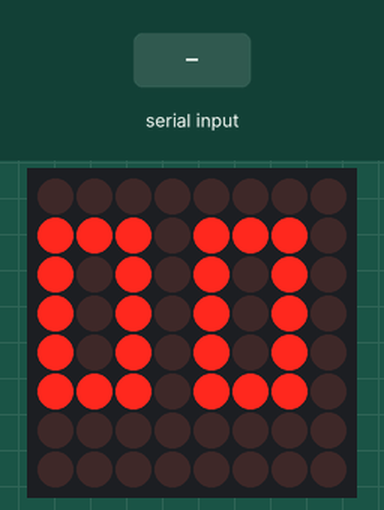
Simulated run of this sketch. Board: Arduino Uno, built with avr-gcc and run on an emulated ATmega328P. Shown: 8×8 LED matrix. Wiring (inferred from the names in the program): LED matrix (orientation assumed): rows pin 2, pin 3, pin 4, pin 5, pin 17, pin 16, pin 15, pin 14; columns pin 6, pin 7, pin 8, pin 9, pin 10, pin 11, pin 12, pin 13. The inputs (shaded band) are chosen by the test bench. Random numbers use the default seed unless the sketch sets one.

Above: at 1.3 s.
1.4 s: "0" received over Serial
At 1.88 s:
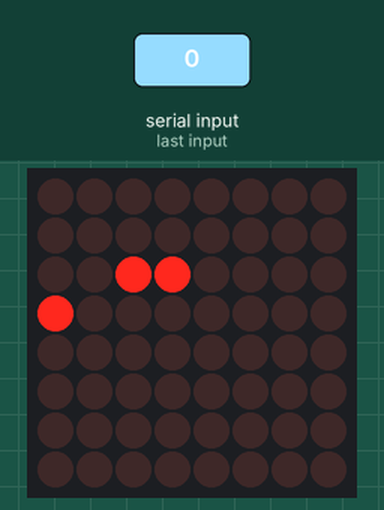
3.4 s: "1" received over Serial
At 3.78 s:
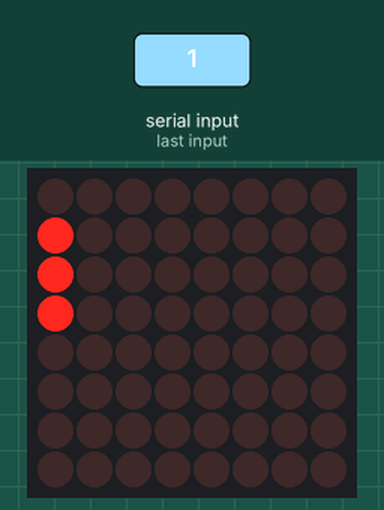
5.3 s: "2" received over Serial
At 5.66 s:
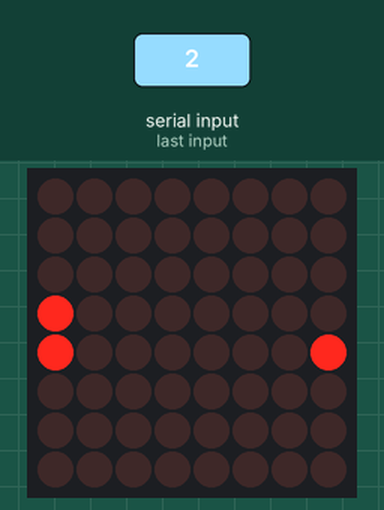
7.2 s: "3" received over Serial
At 7.54 s:
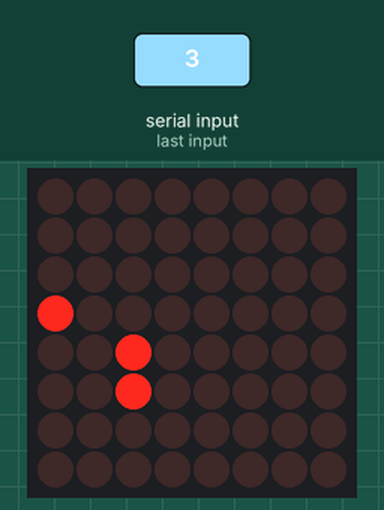
9.1 s: "4" received over Serial
At 9.62 s:
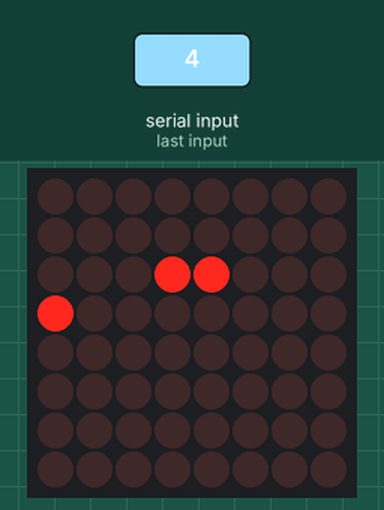
12.1 s: "1" received over Serial
At 12.56 s:
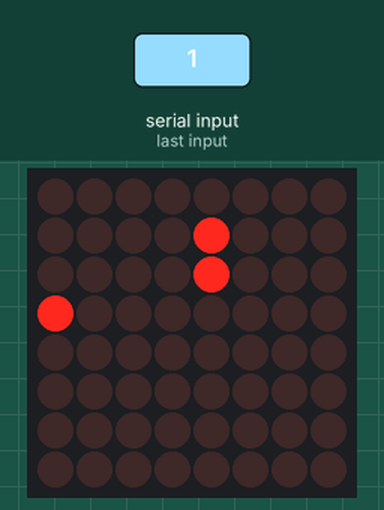

The sketch:

Snake.ino
```cpp
//
// LED Matrix Snake Game
// Author: Thomas Hart
//

/**
 * Directions the snake can move.
 */
enum Direction {
  UP = 1,
  LEFT = 2,
  DOWN = 3,
  RIGHT = 4
};

/**
 * Represents one segment of the snake used for the game.
 */
struct SnakeSegment {
  SnakeSegment *next;
  SnakeSegment *previous;
  int x;
  int y;
  int dir;
};

SnakeSegment *head;
SnakeSegment *tail;

const int rows[8] = {2,3,4,5,17,16,15,14};
const int cols[8] = {6,7,8,9,10,11,12,13};

bool board[8][8] = {{0,0,0,0,0,0,0,0},
                    {0,0,0,0,0,0,0,0},
                    {0,0,0,0,0,0,0,0},
                    {0,0,0,0,0,0,0,0},
                    {0,0,0,0,0,0,0,0},
                    {0,0,0,0,0,0,0,0},
                    {0,0,0,0,0,0,0,0},
                    {0,0,0,0,0,0,0,0}};

const bool digits[10][5][3] = {{{1,1,1},
                         {1,0,1},
                         {1,0,1},
                         {1,0,1},
                         {1,1,1}},
                        {{0,0,1},
                         {0,0,1},
                         {0,0,1},
                         {0,0,1},
                         {0,0,1}},
                        {{1,1,1},
                         {0,0,1},
                         {1,1,1},
                         {1,0,0},
                         {1,1,1}},
                        {{1,1,1},
                         {0,0,1},
                         {1,1,1},
                         {0,0,1},
                         {1,1,1}},
                        {{1,0,1},
                         {1,0,1},
                         {1,1,1},
                         {0,0,1},
                         {0,0,1}},
                        {{1,1,1},
                         {1,0,0},
                         {1,1,1},
                         {0,0,1},
                         {1,1,1}},
                        {{1,1,1},
                         {1,0,0},
                         {1,1,1},
                         {1,0,1},
                         {1,1,1}},
                        {{1,1,1},
                         {0,0,1},
                         {0,0,1},
                         {0,0,1},
                         {0,0,1}},
                        {{1,1,1},
                         {1,0,1},
                         {1,1,1},
                         {1,0,1},
                         {1,1,1}},
                        {{1,1,1},
                         {1,0,1},
                         {1,1,1},
                         {0,0,1},
                         {1,1,1}}};

bool playing = 0;
bool food_status = 0;
bool show_food = 1;

int dir = RIGHT;
int score = 0;
int food_x;
int food_y;

/**
 * Resets board to initial state to allow the game to be played multiple times.
 */
void resetBoard() {
  while (head) {
    SnakeSegment *temp = head;
    head = head->next;
    free(temp);
  }
  tail = NULL;
  dir = RIGHT;
  head = malloc(sizeof(SnakeSegment));
  head->next = NULL;
  head->previous = NULL;
  head->x = 2;
  head->y = 2;
  head->dir = RIGHT;
  tail = head;
  addSegment();
  addFood();
  updateDisplay();
  drawDisplay();
}

/**
 * Adds a segment to the current snake.
 */
void addSegment() {
  SnakeSegment *temp = tail;
  tail = malloc(sizeof(SnakeSegment));
  tail->next = NULL;
  tail->previous = temp;
  temp->next = tail;
  switch (temp->dir) {
    case UP:
      tail->x = temp->x;
      tail->y = temp->y + 1;
      break;
    case LEFT:
      tail->x = temp->x + 1;
      tail->y = temp->y;
      break;
    case DOWN:
      tail->x = temp->x;
      tail->y = temp->y - 1;
      break;
    case RIGHT:
      tail->x = temp->x - 1;
      tail->y = temp->y;
      break;
  }
  tail->dir = temp->dir;
}

/**
 * Adds a new food item to the board.
 */
void addFood() {
  do {
    food_x = random(0, 8);
    food_y = random(0, 8);
  } while (board[food_y][food_x] == 1);
  food_status = 1;
}

/**
 * Updates the board to show the current output
 */
void updateDisplay() {
  for (int i = 0; i < 8; ++i) {
    for (int j = 0; j < 8; ++j) {
      board[i][j] = 0;
    }
  }
  if (playing) {
    SnakeSegment *current = head;
    while (current) {
      board[current->y][current->x] = 1;
      current = current->next;
    }
    if (!food_status) addFood();
  } else {
    int ones = score%10;
    int tens = score/10;
    for (int i = 0; i < 5; ++i) {
      for (int j = 0; j < 3; ++j) {
        board[i + 1][j] = digits[tens][i][j];
      }
    }
    for (int i = 0; i < 5; ++i) {
      for (int j = 0; j < 3; ++j) {
        board[i + 1][j + 4] = digits[ones][i][j];
      }
    }
  }
}

/**
 * Draws the current board on the LED Matrix
 */
void drawDisplay() {
  if (playing) board[food_y][food_x] = show_food ? 1 : 0;
  for (int i = 0; i < 8; ++i) {
    for (int j = 0; j < 8; ++j) digitalWrite(cols[j], HIGH);
    digitalWrite(rows[i], HIGH);
    for (int j = 0; j < 8; ++j) digitalWrite(cols[j], board[i][j] ? LOW: HIGH);
    delay(1);
    digitalWrite(rows[i], LOW);
  }
}

/*
 * Moves the snake one space forward
 */
void moveSnake() {
  SnakeSegment *temp = tail;
  tail = tail->previous;
  tail->next = NULL;
  switch (dir) {
    case UP:
      temp->x = head->x;
      temp->y = head->y - 1;
      break;
    case LEFT:
      temp->x = head->x - 1;
      temp->y = head->y;
      break;
    case DOWN:
      temp->x = head->x;
      temp->y = head->y + 1;
      break;
    case RIGHT:
      temp->x = head->x + 1;
      temp->y = head->y;
      break;
  }
  if (temp->x > 7) temp->x = 0;
  else if (temp->x < 0) temp->x = 7;
  else if (temp->y > 7) temp->y = 0;
  else if (temp->y < 0) temp->y = 7;
  temp->next = head;
  temp->previous = NULL;
  temp->dir = dir;
  head->previous = temp;
  head = temp;
  if ((head->x == food_x) && (head->y == food_y)) {
    addSegment();
    ++score;
    if (score == 62) {
      playing = 0;
      resetBoard();
    }
    food_status = 0;
  } else if (board[head->y][head->x] == 1) {
    playing = 0;
    resetBoard();
  }
}

/*
 * Setup for the game.
 */
void setup() {
  Serial.begin(9600);
  randomSeed(analogRead(0));
  for (int i = 2; i < 18; ++i) pinMode(i, OUTPUT);
  head = malloc(sizeof(SnakeSegment));
  head->next = NULL;
  head->previous = NULL;
  head->x = 2;
  head->y = 2;
  head->dir = 4;
  tail = head;
  addSegment();
  addFood();
  updateDisplay();
  drawDisplay();
}

/*
 * Main loop for the game.
 */
void loop() {
  if (playing) moveSnake();
  updateDisplay();
  for (int i = 0; i < 36; ++i) {
    if (i%12 == 0) show_food = !show_food;
    drawDisplay();
  }
}

/*
 * Handles serial input to move the snake.
 */
void serialEvent() {
  int original = dir;
  while (Serial.available() && dir == original) {
    char c = Serial.read();
    switch (c) {
      case '0':
        playing = 1;
        updateDisplay();
        score = 0;
        break;
      case '1':
        if (dir != DOWN) dir = UP;
        break;
      case '2':
        if (dir != RIGHT) dir = LEFT;
        break;
      case '3':
        if (dir != UP) dir = DOWN;
        break;
      case '4':
        if (dir != LEFT) dir = RIGHT;
        break;
      default:
        break;
    }
  }
}
```

Measured:
- after the input at 1.4 s, the display: changes after 0.24 s (image 1)
